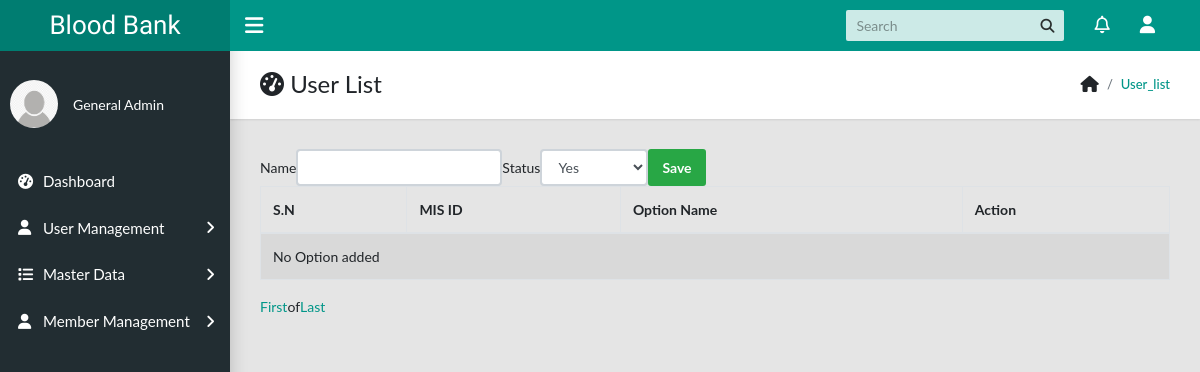
The app's page /master_data/ (signed in), older data.
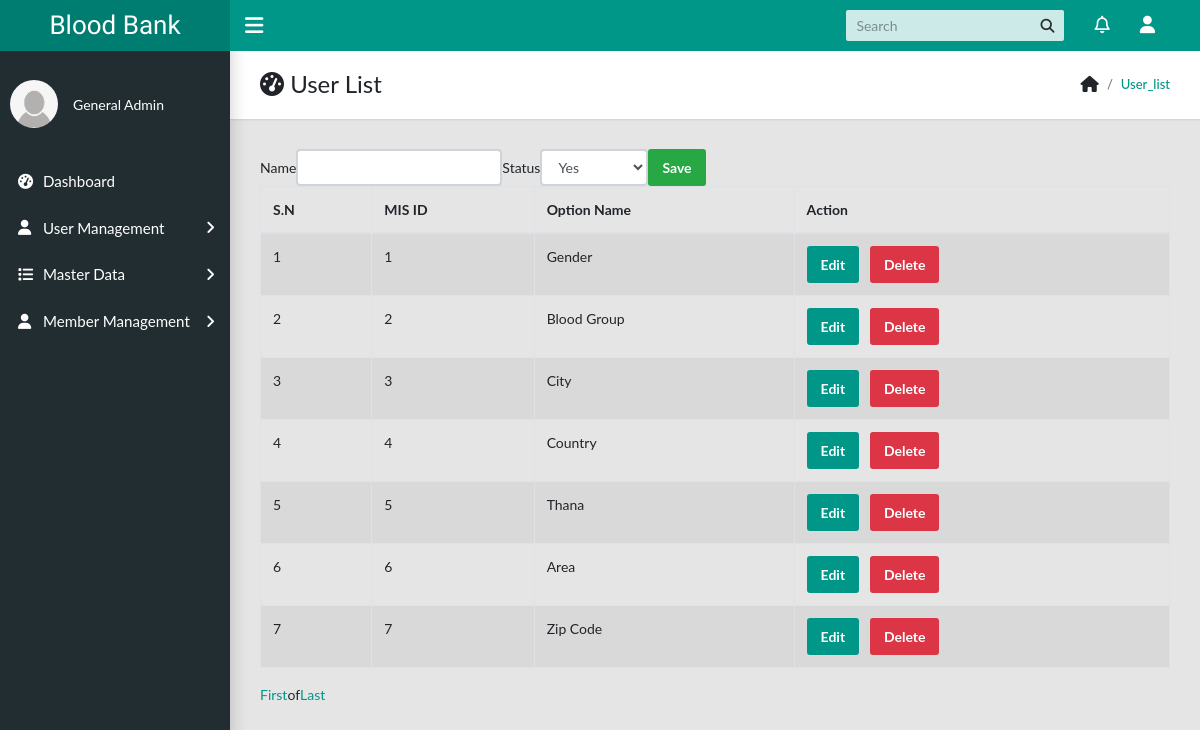
The same page, newer data.
### accounts/models.py (models this page shows, shortened)
class User(AbstractUser):
    contact = models.CharField(max_length=13,blank=True,null=True)
    city = models.CharField(max_length=50,blank=True,null=True)
    thana = models.CharField(max_length=100,blank=True,null=True)
    zip_code = models.CharField(max_length=10,null=True,blank=True)
    area = models.CharField(max_length=100)
    photo = models.ImageField(default='default.png',upload_to='user_photo')
    blood_group = models.CharField(max_length=3,blank=True,null=True)
    designation = models.CharField(max_length=100, default="General Admin")

### master_data/models.py (models this page shows, shortened)
class Option(models.Model):
	name = models.CharField(max_length=200,blank=True,null=True)
	status = models.BooleanField(default=True,null=True,blank=True)

### master_data/views.py (the view)
# urls.py: path('',views.option,name='master_data'),
@login_required
def option(request):
	form = OptionForm()
	option_list = Option.objects.all()
	paginator = Paginator(option_list,10)
	try:
		page = request.GET.get('page','1')
	except:
		page = 1
	try:
		options = paginator.page(page)
	except(EmptyPage, InvalidPage):
		options = paginator.page(paginator.num_pages)
	if request.method == 'POST':
		form = OptionForm(request.POST)
		if form.is_valid():
			form.save()
			messages.success(request, 'Option has been saved!')
			return redirect('option')
	context = {
		'form':form,
		'options':options
	}
	return render(request, 'master_data/option.html', context)

### master_data/forms.py
class OptionForm(forms.ModelForm):
	class Meta:
		model = Option
		fields = ['name','status']

### templates/master_data/option.html (shortened to what this page needs)
{% extends 'base.html' %}
{% load crispy_forms_tags %}
{% block page_title %}User List{% endblock %}
{% block breadcrumb %}user_list{% endblock %}
{% block content %}
<div class="row">
	<div class="col-md-12">
		<form method="post" class="form-inline">
			<div class="form-group">
				{{ form|crispy }}
				<input type="submit" class="btn btn-success" value="Save">
			</div>
		</form>
	</div>
</div>
<div class="row">
		<div class="col-md-12">
			<table class="table table-bordered table-striped">
				<thead>
					<tr>
						<th>S.N</th>
						<th>MIS ID</th>
						<th>Option Name</th>
						<th>Action</th>
					</tr>
				</thead>
				<tbody>
					{% if options %}
					{% for data in options %}
						<tr>
							<td>{{ forloop.counter }}</td>
							<td>{{ data.id }}</td>
							<td>{{ data.name }}</td>
							<td><a href="{% url 'edit_option' data.id %}" class="btn btn-primary">Edit</a> &nbsp;
								<a href="{% url 'delete_option' data.id %}" class="btn btn-danger" onclick="return confirm('Are you sure?');">Delete</a></td>
						</tr>
					{% endfor %}
					{% else %}
						<tr>
							<td colspan="6">No Option added</td>
						</tr>
					{% endif%}
				</tbody>
			</table>
			<div class="pagination">
		      <a href="?page=1">First </a>
		      {{ datas.number }} of {{ datas.paginator.num_pages }}
		      <a href="?page={{ datas.paginator.num_pages }}"> Last </a>
		    </div>
		</div>
</div>
{% endblock %}

### templates/base.html (shortened to what this page needs)
{% load static %}
<!DOCTYPE html>
<html lang="en">
  <head>
    <link rel="stylesheet" type="text/css" href="{% static 'accounts/css/main.css' %}">
    <link rel="stylesheet" type="text/css" href="{% static 'accounts/css/jquery-ui.min.css' %}">
    <link rel="stylesheet" type="text/css" href="https://maxcdn.bootstrapcdn.com/font-awesome/4.7.0/css/font-awesome.min.css">
  </head>
  <body class="app sidebar-mini rtl">
    <header class="app-header"><a class="app-header__logo" href="{% url 'dashboard' %}">Blood Bank</a>
      <a class="app-sidebar__toggle" href="#" data-toggle="sidebar" aria-label="Hide Sidebar"></a>
      <ul class="app-nav">
        <li class="app-search">
          <input class="app-search__input" type="search" placeholder="Search">
          <button class="app-search__button"><i class="fa fa-search"></i></button>
        </li>
        <li class="dropdown"><a class="app-nav__item" href="#" data-toggle="dropdown" aria-label="Show notifications"></a>
        </li>
        <li class="dropdown"><a class="app-nav__item" href="#" data-toggle="dropdown" aria-label="Open Profile Menu"></a>
        </li>
      </ul>
    </header>
    <aside class="app-sidebar">
      <div class="app-sidebar__user"><img class="app-sidebar__user-avatar" src="{{ user.photo.url }}" alt="User Image" width="48" height="48">
        <div>
          <p class="app-sidebar__user-designation">{{ user.designation }}</p>
        </div>
      </div>
      <ul class="app-menu">
        <li><a class="app-menu__item" href="{% url 'dashboard' %}"><i class="app-menu__icon fa fa-dashboard"></i><span class="app-menu__label">Dashboard</span></a></li>
        {% if user.is_superuser %}
        <li class="treeview"><a class="app-menu__item" href="#" data-toggle="treeview"><i class="app-menu__icon fa fa-user"></i><span class="app-menu__label">User Management</span><i class="treeview-indicator fa fa-angle-right"></i></a>
        </li>
        <li class="treeview"><a class="app-menu__item" href="#" data-toggle="treeview"><i class="app-menu__icon fa fa-list"></i><span class="app-menu__label">Master Data</span><i class="treeview-indicator fa fa-angle-right"></i></a>
        </li>
        {% endif %}
        <li class="treeview"><a class="app-menu__item" href="#" data-toggle="treeview"><i class="app-menu__icon fa fa-user"></i><span class="app-menu__label">Member Management</span><i class="treeview-indicator fa fa-angle-right"></i></a>
        </li>
      </ul>
    </aside>
    <main class="app-content">
      <div class="app-title">
        <div>
          <h1><i class="fa fa-dashboard"></i> {% block page_title %}{% endblock %}</h1>
        </div>
        <ul class="app-breadcrumb breadcrumb">
          <li class="breadcrumb-item"></li>
          <li class="breadcrumb-item"><a href="#">{% block breadcrumb %}{% endblock %}</a></li>
        </ul>
      </div>
     {% block content %}
     {% endblock %}
    </main>
  </body>
</html>

Row changes from the older to the newer data that the page shows:
added Option: id "1", name "Gender"
added Option: id "2", name "Blood Group"
added Option: id "3", name "City"
added Option: id "4", name "Country"
added Option: id "5", name "Thana"
added Option: id "6", name "Area"
added Option: id "7", name "Zip Code"
Text that changed along with them:
text no longer shown: "No Option added"
